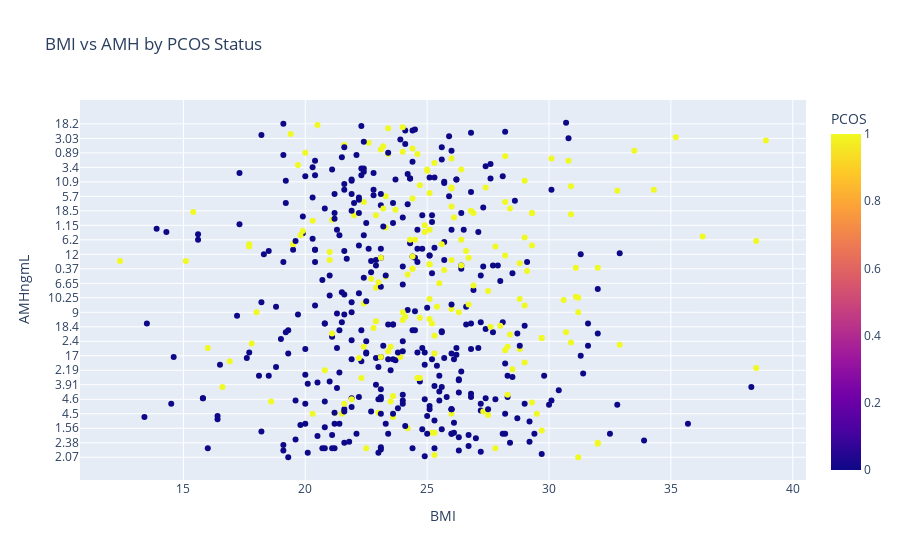

Notebook code for this chart:
### Code cell
# BMI vs AMH for PCOS and Non-PCOS
fig = px.scatter(df, x='BMI', y='AMHngmL', color='PCOS_YN',
                 title='BMI vs AMH by PCOS Status',
                 labels={'PCOS_YN': 'PCOS'},
                 color_discrete_sequence=['#EF553B', '#00CC96'])
fig.show()

### Figure 1 — Plotly figure (JSON) as saved in the notebook; plotly's stock layout.template omitted (floating-point values rounded to 4 significant figures; data arrays with more than 128 entries replaced by an {"elided": "..."} marker saying what was removed)
{"data": [{"hovertemplate": "BMI=%{x}<br>AMHngmL=%{y}<br>PCOS=%{marker.color}<extra></extra>", "legendgroup": "", "marker": {"color": {"elided": "541 int values"}, "coloraxis": "coloraxis", "symbol": "circle"}, "mode": "markers", "name": "", "orientation": "h", "showlegend": false, "type": "scatter", "x": {"elided": "541 float values"}, "xaxis": "x", "y": {"elided": "541 str values"}, "yaxis": "y"}], "layout": {"autosize": true, "coloraxis": {"colorbar": {"title": {"text": "PCOS"}}, "colorscale": [[0, "#0d0887"], [0.1111, "#46039f"], [0.2222, "#7201a8"], [0.3333, "#9c179e"], [0.4444, "#bd3786"], [0.5556, "#d8576b"], [0.6667, "#ed7953"], [0.7778, "#fb9f3a"], [0.8889, "#fdca26"], [1, "#f0f921"]]}, "legend": {"tracegroupgap": 0}, "title": {"text": "BMI vs AMH by PCOS Status"}, "xaxis": {"anchor": "y", "autorange": true, "domain": [0, 1], "range": [10.79, 40.51], "title": {"text": "BMI"}, "type": "linear"}, "yaxis": {"anchor": "x", "autorange": true, "domain": [0, 1], "range": [-24.76, 324.8], "title": {"text": "AMHngmL"}, "type": "category"}}}
